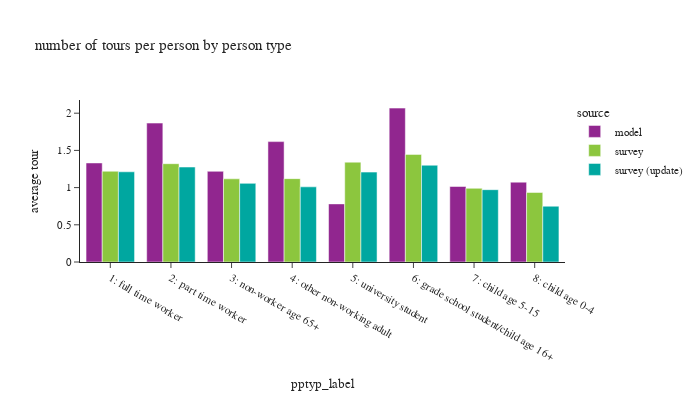

Notebook code cell kept with this figure:
### Code cell
# plot_segment(tour_group_var=['source','pptyp_label'],person_group_var=['source','pptyp_label'],
#              title_name="number of tours per person by person type")

df_plot = df_tour.groupby(['source','pptyp_label'])['toexpfac'].sum().reset_index(). \
    merge(df_person.groupby(['source','pptyp_label'])['psexpfac'].sum().reset_index(), how='left', on=['source','pptyp_label'])
df_plot['average tour'] = df_plot['toexpfac']/df_plot['psexpfac']
df_plot
plot_segment(df_plot, tour_group_var=['source','pptyp_label'],person_group_var=['source','pptyp_label'],
             title_name="number of tours per person by person type")

### Figure 1 — Plotly figure (JSON) as saved in the notebook; plotly's stock layout.template omitted (floating-point values rounded to 4 significant figures)
{"data": [{"alignmentgroup": "True", "hovertemplate": "source=model<br>pptyp_label=%{x}<br>average tour=%{y}<extra></extra>", "legendgroup": "model", "marker": {"color": "#91268F", "pattern": {"shape": ""}}, "name": "model", "offsetgroup": "model", "orientation": "v", "showlegend": true, "textposition": "auto", "type": "bar", "x": ["1: full time worker", "2: part time worker", "3: non-worker age 65+", "4: other non-working adult", "5: university student", "6: grade school student/child age 16+", "7: child age 5-15", "8: child age 0-4"], "xaxis": "x", "y": [1.331, 1.867, 1.219, 1.618, 0.781, 2.069, 1.015, 1.073], "yaxis": "y"}, {"alignmentgroup": "True", "hovertemplate": "source=survey<br>pptyp_label=%{x}<br>average tour=%{y}<extra></extra>", "legendgroup": "survey", "marker": {"color": "#8CC63E", "pattern": {"shape": ""}}, "name": "survey", "offsetgroup": "survey", "orientation": "v", "showlegend": true, "textposition": "auto", "type": "bar", "x": ["1: full time worker", "2: part time worker", "3: non-worker age 65+", "4: other non-working adult", "5: university student", "6: grade school student/child age 16+", "7: child age 5-15", "8: child age 0-4"], "xaxis": "x", "y": [1.22, 1.321, 1.118, 1.121, 1.342, 1.447, 0.9906, 0.9347], "yaxis": "y"}, {"alignmentgroup": "True", "hovertemplate": "source=survey (update)<br>pptyp_label=%{x}<br>average tour=%{y}<extra></extra>", "legendgroup": "survey (update)", "marker": {"color": "#00A7A0", "pattern": {"shape": ""}}, "name": "survey (update)", "offsetgroup": "survey (update)", "orientation": "v", "showlegend": true, "textposition": "auto", "type": "bar", "x": ["1: full time worker", "2: part time worker", "3: non-worker age 65+", "4: other non-working adult", "5: university student", "6: grade school student/child age 16+", "7: child age 5-15", "8: child age 0-4"], "xaxis": "x", "y": [1.212, 1.276, 1.057, 1.01, 1.208, 1.301, 0.972, 0.7499], "yaxis": "y"}], "layout": {"barmode": "group", "font": {"size": 11}, "height": 400, "legend": {"title": {"text": "source"}, "tracegroupgap": 0}, "title": {"text": "number of tours per person by person type"}, "width": 700, "xaxis": {"anchor": "y", "domain": [0.0, 1.0], "title": {"text": "pptyp_label"}}, "yaxis": {"anchor": "x", "domain": [0.0, 1.0], "tickformat": ".2", "title": {"text": "average tour"}}}}
